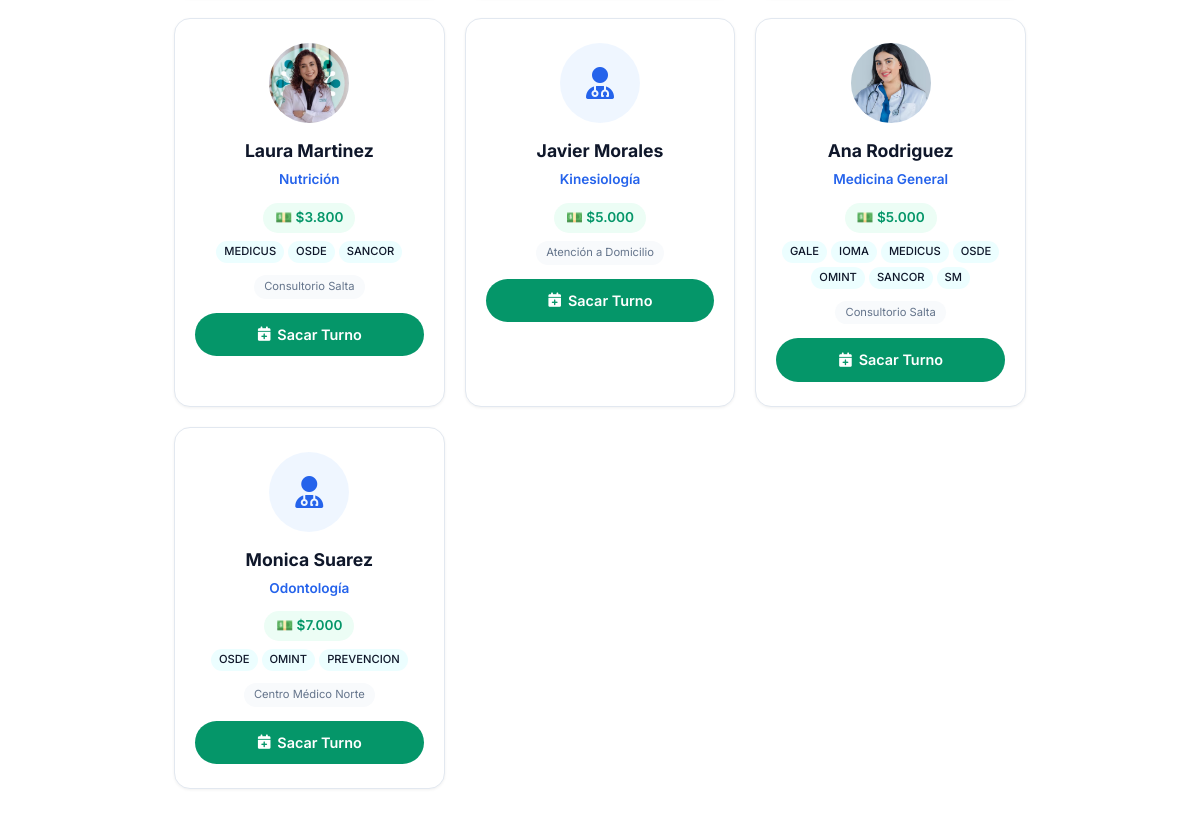
The page /paciente/sacar-turno/ (signed in, lower part) on the database as committed earlier.
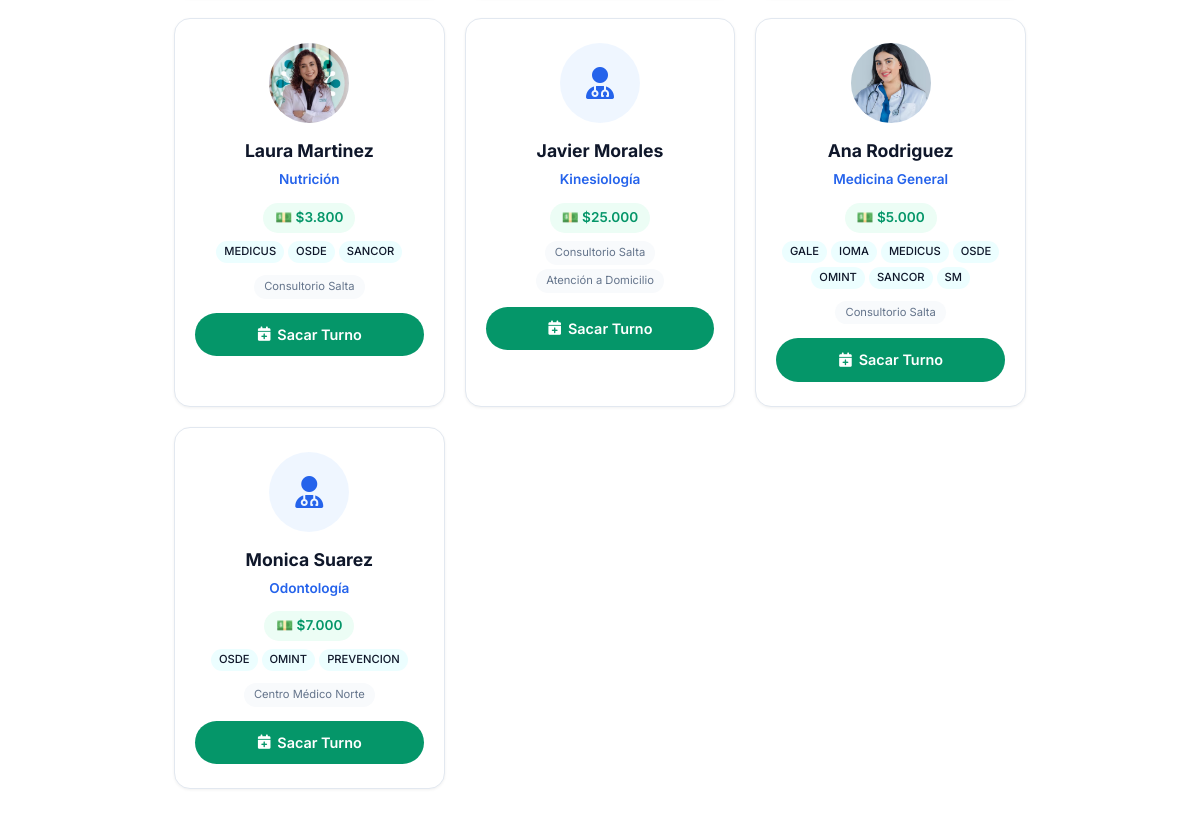
The same page on the database as committed later.
### profesionales/models.py (models this page shows, shortened)
class Profesional(Persona):
    ESPECIALIDADES = [
        ('odontologia', 'Odontología'),
        ('kinesiologia', 'Kinesiología'),
        ('psicologia', 'Psicología'),
        ('nutricion', 'Nutrición'),
        ('cardiologia', 'Cardiología'),
        ('medicina_general', 'Medicina General'),
        ('dermatologia', 'Dermatología'),
        ('estetica', 'Estética'),
        ('pediatria', 'Pediatría'),
        ('traumatologia', 'Traumatología'),
        ('veterinaria', 'Veterinaria'),
        ('fonoaudiologia', 'Fonoaudiologia'),
        ('laboratorio', 'Laboratorio'),
        ('otro', 'Otro'),
    ]
    usuario = models.OneToOneField(
        'usuarios.Usuario',
        on_delete=models.CASCADE,
        verbose_name='Usuario'
    )
    especialidad = models.CharField(
        max_length=50,
        choices=ESPECIALIDADES,
        verbose_name='Especialidad'
    )
    matricula = models.CharField(
        max_length=50,
        blank=True,
        verbose_name='Matrícula Profesional'
    )
    color_calendario = models.CharField(
        max_length=7,
        default='#4A90D9',
        verbose_name='Color en Calendario'
    )
    acepta_obra_social = models.BooleanField(
        default=False,
        verbose_name='Acepta Obra Social'
    )
    descripcion = models.TextField(
        blank=True,
        verbose_name='Descripción Profesional'
    )
    alias_pago = models.CharField(max_length=200, blank=True, verbose_name='Alias para transferencia')
    foto = models.ImageField(
    upload_to='profesionales/',
    blank=True,
    null=True,
    verbose_name='Foto de Perfil'
    )
    establecimientos = models.ManyToManyField(
    'establecimientos.Establecimiento',
    blank=True,
    related_name='profesionales',
    verbose_name='Consultorios donde atiende'
    )
    frase_destacada = models.CharField(max_length=200, blank=True, verbose_name='Frase destacada')
    precio_particular = models.DecimalField(max_digits=10, decimal_places=2, null=True, blank=True, verbose_name='Precio consulta particular')
    obras_sociales_texto = models.TextField(blank=True, verbose_name='Obras sociales (texto libre)')
    servicios_texto = models.TextField(blank=True, verbose_name='Servicios / Especializaciones')
    servicios_destacados = models.TextField(blank=True, verbose_name='Servicios destacados')
    especializaciones = models.TextField(blank=True, verbose_name='Especializaciones')
    atiende_por_orden = models.BooleanField(
    default=False,
    verbose_name='Atiende por orden de llegada'
)
    obras_sociales = models.ManyToManyField(
        'obras_sociales.ObraSocial',
        blank=True,
        related_name='profesionales',
        verbose_name='Obras Sociales'
    )
    planes = models.ManyToManyField(
        'obras_sociales.Plan',
        blank=True,
        verbose_name='Planes'
    )
    permite_ejercicios = models.BooleanField(
    default=False,
    verbose_name='Activar sección de ejercicios'
)
    permite_planes_alimentacion = models.BooleanField(
        default=False,
        verbose_name='Activar planes de alimentación'
    )
    class Meta:
        verbose_name = 'Profesional'
        verbose_name_plural = 'Profesionales'
        ordering = ['apellido', 'nombre']

### obras_sociales/models.py (models this page shows, shortened)
class ObraSocial(ModeloBase):
    nombre = models.CharField(max_length=200, verbose_name='Nombre')
    sigla = models.CharField(max_length=20, verbose_name='Sigla')
    telefono = models.CharField(max_length=20, blank=True, verbose_name='Teléfono')
    email = models.EmailField(blank=True, verbose_name='Email')
    activo = models.BooleanField(default=True, verbose_name='Activo')
    class Meta:
        verbose_name = 'Obra Social'
        verbose_name_plural = 'Obras Sociales'
        ordering = ['nombre']

### establecimientos/models.py (models this page shows, shortened)
class Establecimiento(ModeloBase):
    nombre = models.CharField(max_length=200, verbose_name='Nombre')
    direccion = models.CharField(max_length=200, verbose_name='Dirección')
    telefono = models.CharField(max_length=20, verbose_name='Teléfono')
    email = models.EmailField(verbose_name='Email')
    cuit = models.CharField(max_length=13, verbose_name='CUIT')
    logo = models.ImageField(upload_to='logos/', blank=True, verbose_name='Logo')
    class Meta:
        verbose_name = 'Establecimiento'
        verbose_name_plural = 'Establecimientos'

### pacientes/views_portal.py (the view, shortened to what this page needs)
@login_required
def sacar_turno_paciente(request, profesional_id=None):
    if request.user.rol != 'paciente':
        return redirect('home')
    paciente = get_object_or_404(Paciente, usuario=request.user)
    hoy = date.today()
    cliente_slug = request.session.get('cliente_slug')
    cliente = None
    if cliente_slug:
        try:
            cliente = ClienteSaaS.objects.get(slug=cliente_slug, activo=True)
        except ClienteSaaS.DoesNotExist:
            pass
    if cliente:
        if cliente.tipo == 'consultorio':
            profesionales = Profesional.objects.filter(
                establecimientos=cliente.establecimiento, activo=True
            )
        else:  # profesional independiente
            profesionales = Profesional.objects.filter(
                id=cliente.profesional.id, activo=True
            )
    else:
        config = ConfiguracionSistema.obtener()
        if config.modo == 'consultorio' and config.establecimiento_principal:
            profesionales = Profesional.objects.filter(
                establecimientos=config.establecimiento_principal,
                activo=True
            ).distinct()
        else:
            profesionales_ids = TurnoProfesional.objects.filter(
                paciente=paciente
            ).values_list('profesional_id', flat=True).distinct()
            profesionales = Profesional.objects.filter(
                Q(id__in=profesionales_ids) | Q(establecimientos__isnull=False),
                activo=True
            ).distinct()[:10]
    return render(request, 'pacientes/portal/elegir_profesional.html', {
        'paciente': paciente,
        'profesionales': profesionales,
        'cliente': cliente,
    })

### core_app/context_processors.py (called while the page is built)
def cliente_global(request):
    cliente = None
    cliente_slug = request.resolver_match.kwargs.get('cliente_slug') if request.resolver_match else None
    if cliente_slug:
        cliente = ClienteSaaS.objects.filter(slug=cliente_slug).first()
    if not cliente:
        cliente = ClienteSaaS.objects.filter(activo=True).first()
    return {'cliente': cliente}

### core_app/models.py (called while the page is built)
    @property
    def nombre_completo(self):
        return f"{self.nombre} {self.apellido}"

    @classmethod
    def obtener(cls):
        config = cls.objects.first()
        if not config:
            config = cls.objects.create()
        return config

### pacientes/templates/pacientes/portal/elegir_profesional.html (shortened to what this page needs)
{% extends 'core_app/base.html' %}
{% load humanize %}
{% load static %}
{% block extra_css %}
    <link rel="stylesheet" href="{% static 'css/pages/portal_paciente.css' %}">
{% endblock %}
{% block content %}
<div class="portal-paciente-page">
<div class="portal-paciente-container">
    {% if profesionales %}
        <div class="profesionales-grid-portal">
            {% for prof in profesionales %}
            <div class="profesional-card-portal">
                <div class="profesional-avatar-portal">
                    {% if prof.foto %}
                        <img src="{{ prof.foto.url }}" alt="{{ prof.nombre_completo }}">
                    {% else %}
                        <i class="fas fa-user-md"></i>
                    {% endif %}
                </div>
                <h3>{{ prof.nombre_completo }}</h3>
                <p class="especialidad">{{ prof.get_especialidad_display }}</p>
                {% if prof.precio_particular %}
                    <span class="precio-portal">💵 ${{ prof.precio_particular|floatformat:0|intcomma }}</span>
                {% endif %}
                {% if prof.obras_sociales.exists %}
                    <div class="obras-sociales-badges">
                        {% for os in prof.obras_sociales.all %}
                            <span class="os-badge-mini">{{ os.sigla }}</span>
                        {% endfor %}
                    </div>
                {% endif %}
                <div class="consultorio-tags">
                    {% if cliente and cliente.tipo == 'consultorio' %}
                        <span class="consultorio-tag">{{ cliente.establecimiento.nombre }}</span>
                    {% else %}
                        {% for est in prof.establecimientos.all %}
                            <span class="consultorio-tag">{{ est.nombre }}</span>
                        {% endfor %}
                    {% endif %}
                </div>
                {% if prof.atiende_por_orden %}
                    <button class="btn-orden-llegada-portal" onclick="abrirModal('{{ prof.nombre_completo|escapejs }}', '{{ prof.get_especialidad_display|escapejs }}', {{ prof.id }})">
                        Orden de Llegada
                    </button>
                {% elif prof.establecimientos.count == 1 %}
                    <a href="{% url 'sacar_turno_paciente_profesional' prof.id %}?establecimiento={{ prof.establecimientos.first.id }}" class="btn-sacar-turno-portal">
                        <i class="fas fa-calendar-plus"></i> Sacar Turno
                    </a>
                {% else %}
                    <a href="{% url 'sacar_turno_paciente_profesional' prof.id %}" class="btn-sacar-turno-portal">
                        <i class="fas fa-calendar-plus"></i> Sacar Turno
                    </a>
                {% endif %}
            </div>
            {% endfor %}
        </div>
    {% endif %}
</div>
</div>
{% endblock %}

Rows that differ between the two databases and show on the page:
changed Profesional "Javier Morales": precio_particular "5.000" → "25.000"; gains Establecimiento (nombre "Consultorio Salta")
